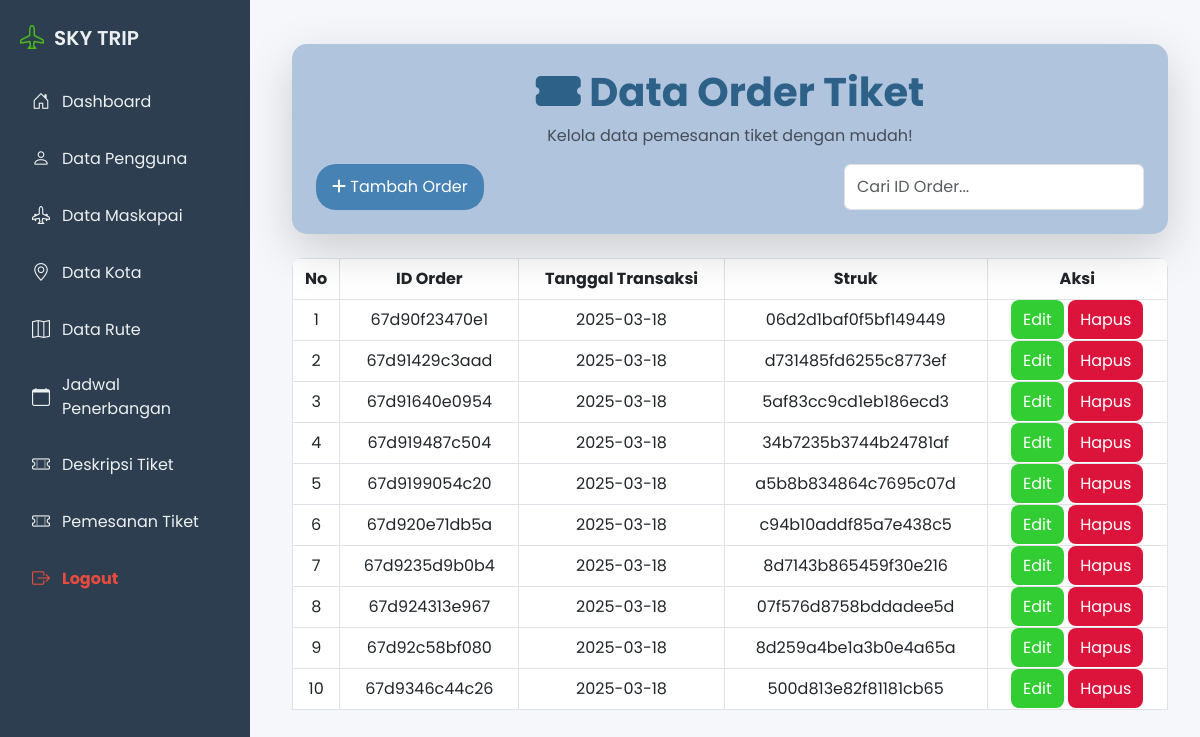
/admin/order_tiket/index.php (signed in), run on the app's committed database.
### tables this page shows
CREATE TABLE `order_tiket` (
  `id_order` varchar(20) NOT NULL,
  `tanggal_transaksi` date NOT NULL,
  `struk` varchar(100) NOT NULL,
  `status` enum('verifikasi','proses') DEFAULT NULL
);

### admin/order_tiket/index.php (the view, shortened to what this page needs)
<?php
require 'functions.php';
$query = "SELECT * FROM order_tiket";
$result = mysqli_query($conn, $query);
$orders = mysqli_fetch_all($result, MYSQLI_ASSOC);
?>
<!DOCTYPE html>
<html lang="id">
<head>
    <link href="https://cdn.jsdelivr.net/npm/bootstrap@5.3.0/dist/css/bootstrap.min.css" rel="stylesheet">
    <link rel="stylesheet" href="https://cdnjs.cloudflare.com/ajax/libs/font-awesome/6.4.0/css/all.min.css">
</head>
<body>
    <?php require '../../layouts/sidebar_admin.php'; ?>
    <div class="content">
        <div class="container mt-4">
            <div class="card p-4 shadow-lg">
                <h1 class="text-title text-center"><i class="fa fa-ticket-alt"></i> Data Order Tiket</h1>
                <p class="text-center text-muted">Kelola data pemesanan tiket dengan mudah!</p>
                <div class="d-flex justify-content-between">
                    <a href="tambah.php" class="btn btn-tambah"><i class="fa fa-plus"></i> Tambah Order</a>
                    <input type="text" id="search" class="form-control search-box" placeholder="Cari ID Order...">
                </div>
            </div>
            <div class="table-container mt-4">
                <table class="table table-bordered text-center" id="dataTable">
                    <thead>
                        <tr>
                            <th>No</th>
                            <th>ID Order</th>
                            <th>Tanggal Transaksi</th>
                            <th>Struk</th>
                            <th>Aksi</th>
                        </tr>
                    </thead>
                    <tbody>
                        <?php $no = 1; ?>
                        <?php foreach ($orders as $order) : ?>
                        <tr>
                            <td><?= $no; ?></td>
                            <td><?= htmlspecialchars($order["id_order"]); ?></td>
                            <td><?= htmlspecialchars($order["tanggal_transaksi"]); ?></td>
                            <td><?= htmlspecialchars($order["struk"]); ?></td>
                            <td class="aksi">
                                <a href="edit.php?id=<?= $order["id_order"]; ?>" class="edit">Edit</a>
                                <a href="hapus.php?id=<?= $order["id_order"]; ?>" class="hapus" onclick="return confirm('Apakah anda yakin ingin menghapus data ini?')">Hapus</a>
                            </td>
                        </tr>
                        <?php $no++; ?>
                        <?php endforeach; ?>
                    </tbody>
                </table>
            </div>
        </div>
    </div>
</body>
</html>

### admin/order_tiket/index.php (style rules this page uses)
body { background-color: #f0f8ff; font-family: 'Poppins', sans-serif; }
.content { margin-left: 260px; padding: 20px; }
.card { background-color: #b0c4de; border-radius: 15px; border: none; padding: 20px; }
.text-title { color: #2d6187; font-weight: bold; }
.btn-tambah { background-color: #4682b4; color: white; border-radius: 20px; padding: 10px 15px; }
.table-container { margin-top: 20px; border-radius: 10px; overflow: hidden; }
th { background-color: #4682b4; color: white; padding: 12px; }
td { padding: 10px; text-align: center; }
.aksi a { padding: 8px 12px; border-radius: 8px; text-decoration: none; }
.edit { background-color: #32cd32; color: white; }
.hapus { background-color: #dc143c; color: white; }
.search-box { width: 100%; max-width: 300px; }

### layouts/sidebar_admin.php (style rules this page uses)
* { margin: 0; padding: 0; box-sizing: border-box; font-family: 'Poppins', sans-serif; }
body { display: flex; min-height: 100vh; background-color: #f5f7fa; }
.content { margin-left: 260px; padding: 20px; flex: 1; }

### data on the page
order_tiket: id_order "67d90f23470e1", tanggal_transaksi "2025-03-18", struk "06d2d1baf0f5bf149449"
order_tiket: id_order "67d91429c3aad", tanggal_transaksi "2025-03-18", struk "d731485fd6255c8773ef"
order_tiket: id_order "67d91640e0954", tanggal_transaksi "2025-03-18", struk "5af83cc9cd1eb186ecd3"
order_tiket: id_order "67d919487c504", tanggal_transaksi "2025-03-18", struk "34b7235b3744b24781af"
order_tiket: id_order "67d9199054c20", tanggal_transaksi "2025-03-18", struk "a5b8b834864c7695c07d"
order_tiket: id_order "67d920e71db5a", tanggal_transaksi "2025-03-18", struk "c94b10addf85a7e438c5"
order_tiket: id_order "67d9235d9b0b4", tanggal_transaksi "2025-03-18", struk "8d7143b865459f30e216"
order_tiket: id_order "67d924313e967", tanggal_transaksi "2025-03-18", struk "07f576d8758bddadee5d"
order_tiket: id_order "67d92c58bf080", tanggal_transaksi "2025-03-18", struk "8d259a4be1a3b0e4a65a"
order_tiket: id_order "67d9346c44c26", tanggal_transaksi "2025-03-18", struk "500d813e82f81181cb65"
